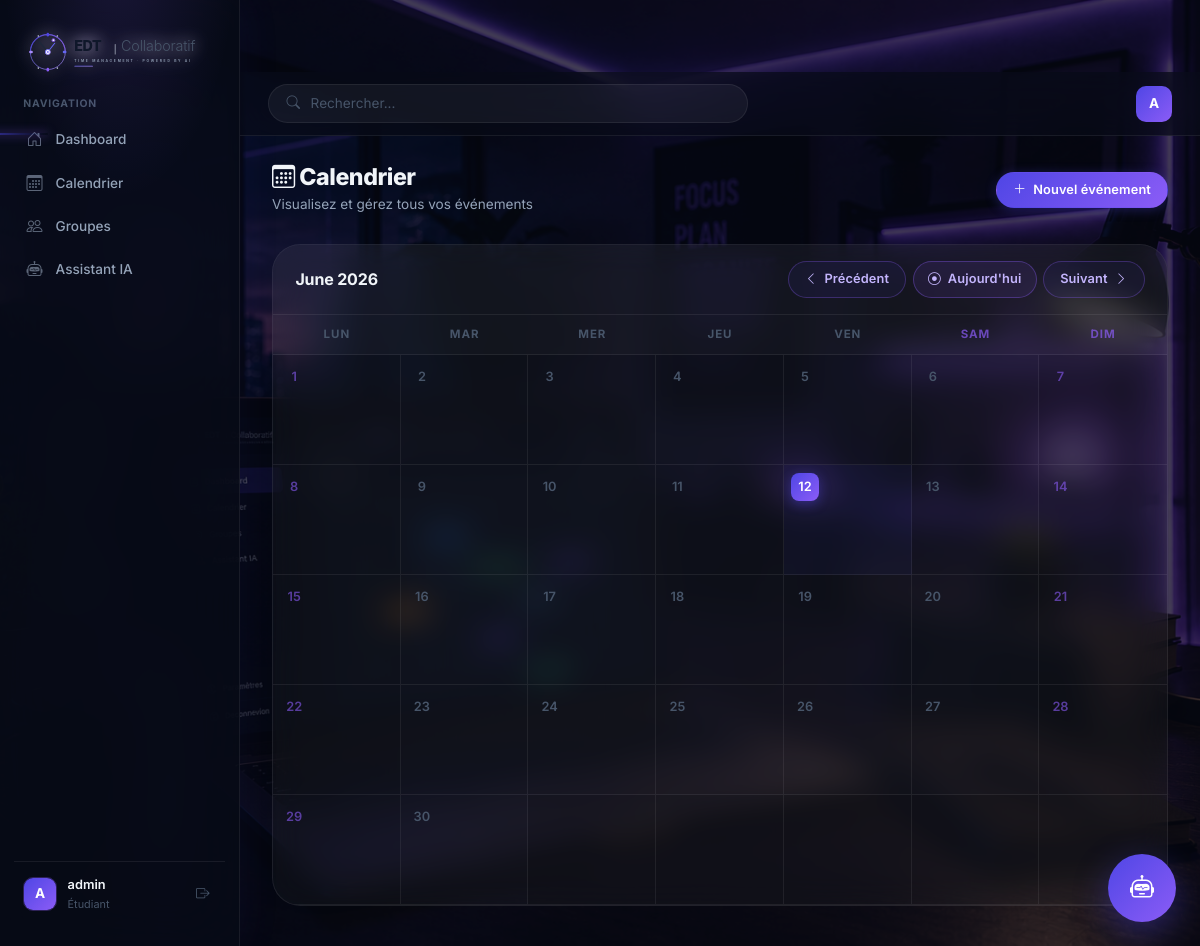
Page /events/ (signed in) on the earlier database version.
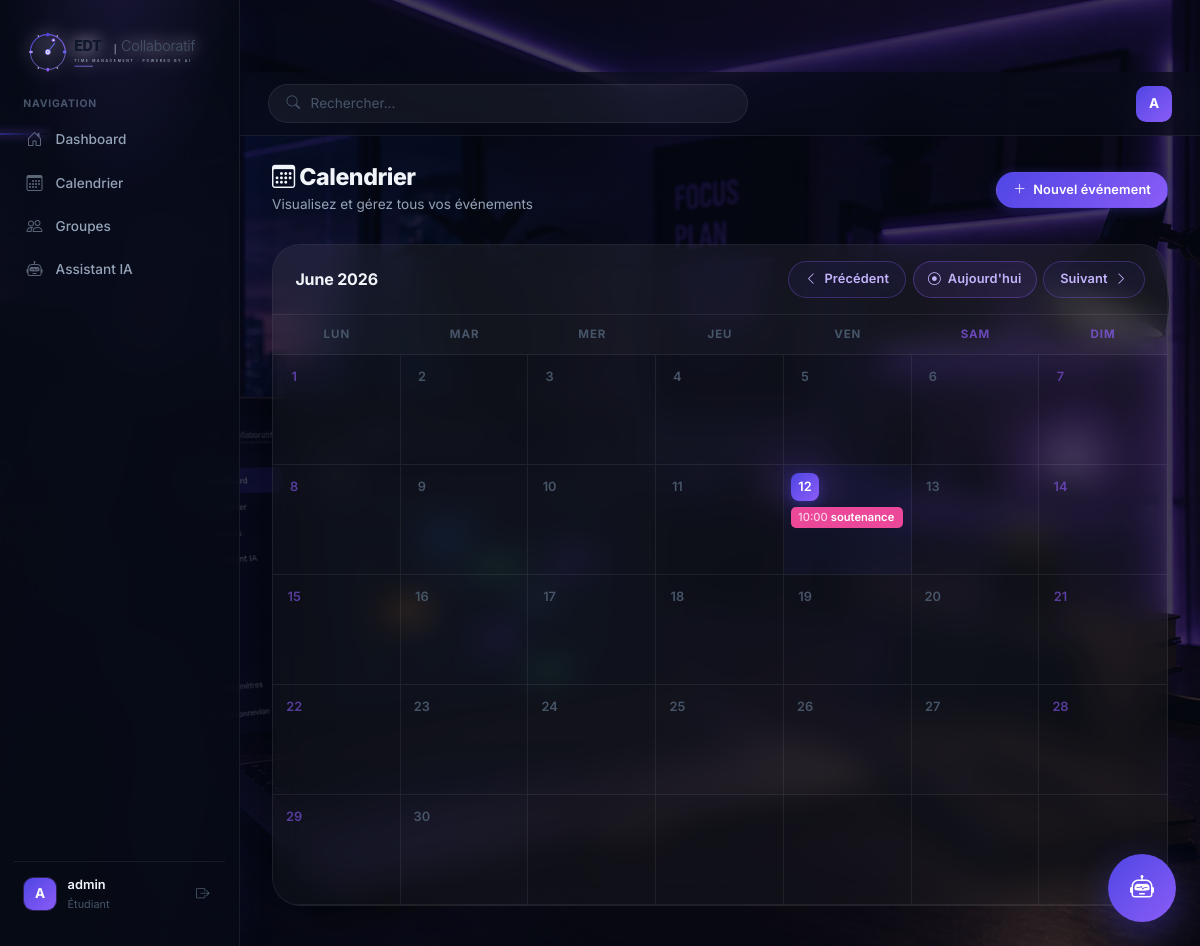
Same page on the later database version.
### events/models.py (models this page shows, shortened)
class Evenement(models.Model):
    PRIORITE_CHOICES = [
        ('HAUTE',   'Haute'),
        ('MOYENNE', 'Moyenne'),
        ('BASSE',   'Basse'),
    ]
    TYPE_CHOICES = [
        ('COURS',     'Cours'),
        ('REUNION',   'Réunion'),
        ('EXAMEN',    'Examen'),
        ('PERSONNEL', 'Personnel'),
        ('AUTRE',     'Autre'),
    ]
    titre        = models.CharField(max_length=200)
    description  = models.TextField(blank=True, default='')
    date         = models.DateField()
    heure_debut  = models.TimeField()
    heure_fin    = models.TimeField()
    type_evt     = models.CharField(max_length=20, choices=TYPE_CHOICES, default='AUTRE')
    lieu         = models.CharField(max_length=200, blank=True, default='')
    priorite     = models.CharField(max_length=10, choices=PRIORITE_CHOICES, default='MOYENNE')
    est_prive    = models.BooleanField(default=False)
    couleur      = models.CharField(max_length=7, default='#3b82f6')
    createur     = models.ForeignKey(User, on_delete=models.CASCADE, related_name='evenements_crees')
    participants = models.ManyToManyField(User, related_name='evenements_participes', blank=True)
    created_at   = models.DateTimeField(auto_now_add=True)
    updated_at   = models.DateTimeField(auto_now=True)
    class Meta:
        ordering     = ['date', 'heure_debut']
        verbose_name = "Événement"

### events/views.py (the view)
# urls.py: path('',                     views.calendrier_view,     name='calendrier'),
@login_required
def calendrier_view(request):
    annee = int(request.GET.get('annee', datetime.date.today().year))
    mois  = int(request.GET.get('mois',  datetime.date.today().month))
    cal   = calendar.monthcalendar(annee, mois)
    evenements = Evenement.objects.filter(
        createur=request.user,
        date__year=annee,
        date__month=mois
    )
    return render(request, 'events/calendrier.html', {
        'calendrier': cal,
        'evenements': evenements,
        'annee': annee,
        'mois': mois,
        'mois_nom': calendar.month_name[mois],
    })

### templates/events/calendrier.html (shortened to what this page needs)
{% extends 'base.html' %}
{% block content %}
<div class="page-header">
  <div class="page-header-left">
    <h2><i class="bi bi-calendar3"></i> Calendrier</h2>
    <p>Visualisez et gérez tous vos événements</p>
  </div>
  <div class="page-header-right">
    <a href="{% url 'events:creer' %}" class="quick-btn primary">
      <i class="bi bi-plus-lg"></i> Nouvel événement
    </a>
  </div>
</div>
<div class="section-card">
  <div class="cal-nav">
    <span class="cal-nav-title">{{ mois_nom }} {{ annee }}</span>
    <div class="cal-nav-btns">
      {% if mois == 1 %}
        <a href="?mois=12&annee={{ annee|add:'-1' }}" class="quick-btn">
          <i class="bi bi-chevron-left"></i> Précédent
        </a>
      {% else %}
        <a href="?mois={{ mois|add:'-1' }}&annee={{ annee }}" class="quick-btn">
          <i class="bi bi-chevron-left"></i> Précédent
        </a>
      {% endif %}
      <a href="?" class="quick-btn today-btn">
        <i class="bi bi-record-circle"></i> Aujourd'hui
      </a>
      {% if mois == 12 %}
        <a href="?mois=1&annee={{ annee|add:'1' }}" class="quick-btn">
          Suivant <i class="bi bi-chevron-right"></i>
        </a>
      {% else %}
        <a href="?mois={{ mois|add:'1' }}&annee={{ annee }}" class="quick-btn">
          Suivant <i class="bi bi-chevron-right"></i>
        </a>
      {% endif %}
    </div>
  </div>
  <div class="cal-day-headers">
    <div class="cal-day-header">Lun</div>
    <div class="cal-day-header">Mar</div>
    <div class="cal-day-header">Mer</div>
    <div class="cal-day-header">Jeu</div>
    <div class="cal-day-header">Ven</div>
    <div class="cal-day-header weekend">Sam</div>
    <div class="cal-day-header weekend">Dim</div>
  </div>
  <div class="cal-grid">
    {% for semaine in calendrier %}
      {% for jour in semaine %}
        {% if jour == 0 %}
          <div class="cal-cell empty"></div>
        {% else %}
          <div class="cal-cell
            {% now 'd' as today_day %}{% now 'n' as today_month %}{% now 'Y' as today_year %}
            {% if jour|stringformat:'s' == today_day and mois|stringformat:'s' == today_month and annee|stringformat:'s' == today_year %}today{% endif %}
            {% if forloop.counter0|divisibleby:6 or forloop.counter == 7 %}weekend-cell{% endif %}
          ">
            <div class="cal-day-num">{{ jour }}</div>
            <div class="cal-events">
              {% for evt in evenements %}
                {% if evt.date.day == jour %}
                  <a href="{% url 'events:detail' evt.pk %}"
                     class="cal-event-chip"
                     style="background: {{ evt.couleur }}"
                     title="{{ evt.titre }} — {{ evt.heure_debut|time:'H:i' }}">
                    <span class="chip-time">{{ evt.heure_debut|time:"H:i" }}</span>{{ evt.titre }}
                  </a>
                {% endif %}
              {% endfor %}
            </div>
          </div>
        {% endif %}
      {% endfor %}
    {% endfor %}
  </div>
</div>
{% endblock %}

Differences in the rows shown:
added Evenement: heure_debut "10:00", titre "soutenance"
